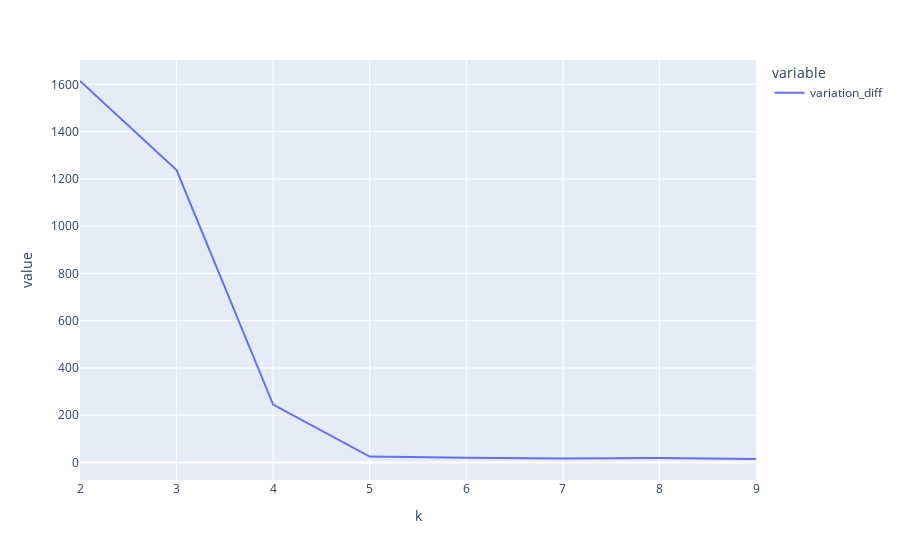

Write notebook code for a chart like this one.
### Code cell
px.line(variation_df[1:], x='k',y=['variation_diff'])

### Figure 1 — Plotly figure (JSON) as saved in the notebook; plotly's stock layout.template omitted (floating-point values rounded to 4 significant figures)
{"data": [{"hovertemplate": "variable=variation_diff<br>k=%{x}<br>value=%{y}<extra></extra>", "legendgroup": "variation_diff", "line": {"color": "#636efa", "dash": "solid"}, "marker": {"symbol": "circle"}, "mode": "lines", "name": "variation_diff", "orientation": "v", "showlegend": true, "type": "scatter", "x": [2, 3, 4, 5, 6, 7, 8, 9], "xaxis": "x", "y": [1614.0, 1238.0, 245.2, 24.98, 19.91, 17.25, 18.91, 14.78], "yaxis": "y"}], "layout": {"autosize": true, "legend": {"title": {"text": "variable"}, "tracegroupgap": 0}, "margin": {"t": 60}, "xaxis": {"anchor": "y", "autorange": true, "domain": [0, 1], "range": [2, 9], "title": {"text": "k"}, "type": "linear"}, "yaxis": {"anchor": "x", "autorange": true, "domain": [0, 1], "range": [-74.09, 1703.0], "title": {"text": "value"}, "type": "linear"}}}
